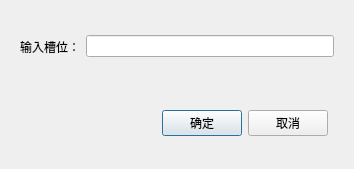
<?xml version="1.0" encoding="UTF-8"?>
<ui version="4.0">
 <class>SlotInputDialog</class>
 <widget class="QDialog" name="SlotInputDialog">
  <property name="geometry">
   <rect>
    <x>0</x>
    <y>0</y>
    <width>354</width>
    <height>169</height>
   </rect>
  </property>
  <property name="windowTitle">
   <string>Dialog</string>
  </property>
  <layout class="QGridLayout" name="gridLayout">
   <item row="0" column="0" colspan="2">
    <widget class="QGroupBox" name="groupBox">
     <property name="styleSheet">
      <string notr="true">QGroupBox{border:none;}</string>
     </property>
     <property name="title">
      <string/>
     </property>
     <layout class="QHBoxLayout" name="horizontalLayout">
      <item>
       <widget class="QLabel" name="label">
        <property name="text">
         <string>输入槽位：</string>
        </property>
       </widget>
      </item>
      <item>
       <widget class="QLineEdit" name="lineEdit_slot"/>
      </item>
     </layout>
    </widget>
   </item>
   <item row="1" column="0">
    <widget class="QGroupBox" name="groupBox_2">
     <property name="styleSheet">
      <string notr="true">QGroupBox{border:none;}</string>
     </property>
     <property name="title">
      <string/>
     </property>
     <layout class="QHBoxLayout" name="horizontalLayout_2">
      <item>
       <spacer name="horizontalSpacer">
        <property name="orientation">
         <enum>Qt::Horizontal</enum>
        </property>
        <property name="sizeHint" stdset="0">
         <size>
          <width>40</width>
          <height>20</height>
         </size>
        </property>
       </spacer>
      </item>
      <item>
       <widget class="QPushButton" name="pushButton_OK">
        <property name="text">
         <string>确定</string>
        </property>
       </widget>
      </item>
      <item>
       <widget class="QPushButton" name="pushButton_Cancle">
        <property name="text">
         <string>取消</string>
        </property>
       </widget>
      </item>
     </layout>
    </widget>
   </item>
  </layout>
 </widget>
 <resources/>
 <connections/>
</ui>
